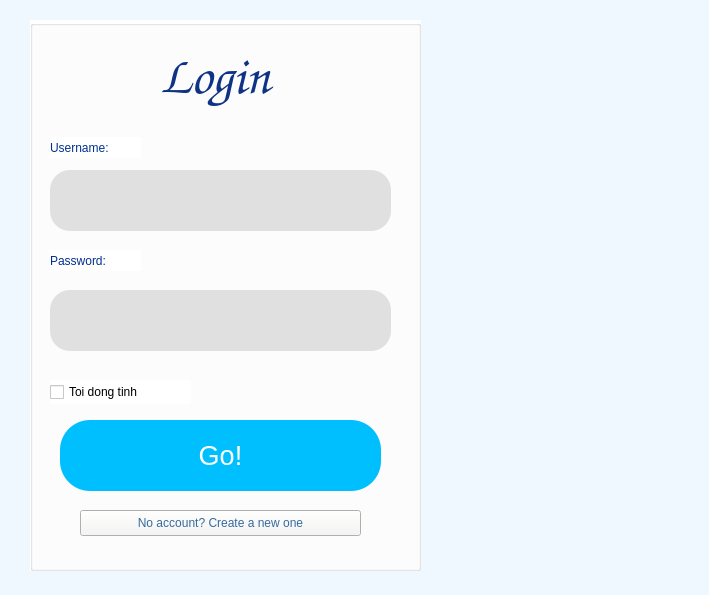
<?xml version="1.0" encoding="UTF-8"?>
<ui version="4.0">
 <class>Form</class>
 <widget class="QWidget" name="Form">
  <property name="enabled">
   <bool>true</bool>
  </property>
  <property name="geometry">
   <rect>
    <x>0</x>
    <y>0</y>
    <width>709</width>
    <height>595</height>
   </rect>
  </property>
  <property name="mouseTracking">
   <bool>true</bool>
  </property>
  <property name="tabletTracking">
   <bool>true</bool>
  </property>
  <property name="acceptDrops">
   <bool>true</bool>
  </property>
  <property name="windowTitle">
   <string>Form</string>
  </property>
  <property name="autoFillBackground">
   <bool>true</bool>
  </property>
  <property name="styleSheet">
   <string notr="true">background-color: #F0F8FF;</string>
  </property>
  <widget class="QGroupBox" name="groupBox">
   <property name="geometry">
    <rect>
     <x>30</x>
     <y>20</y>
     <width>391</width>
     <height>551</height>
    </rect>
   </property>
   <property name="styleSheet">
    <string notr="true">background-color: white;</string>
   </property>
   <property name="title">
    <string/>
   </property>
   <widget class="QLabel" name="label">
    <property name="geometry">
     <rect>
      <x>110</x>
      <y>0</y>
      <width>201</width>
      <height>111</height>
     </rect>
    </property>
    <property name="font">
     <font>
      <family>Z003</family>
      <pointsize>40</pointsize>
      <italic>true</italic>
      <bold>true</bold>
     </font>
    </property>
    <property name="tabletTracking">
     <bool>false</bool>
    </property>
    <property name="focusPolicy">
     <enum>Qt::FocusPolicy::NoFocus</enum>
    </property>
    <property name="acceptDrops">
     <bool>false</bool>
    </property>
    <property name="autoFillBackground">
     <bool>false</bool>
    </property>
    <property name="styleSheet">
     <string notr="true">background-color: transparent;
color: #0E3386;</string>
    </property>
    <property name="text">
     <string>Login</string>
    </property>
    <property name="margin">
     <number>0</number>
    </property>
    <property name="indent">
     <number>20</number>
    </property>
   </widget>
   <widget class="QLabel" name="label_2">
    <property name="geometry">
     <rect>
      <x>20</x>
      <y>117</y>
      <width>91</width>
      <height>21</height>
     </rect>
    </property>
    <property name="styleSheet">
     <string notr="true">color: #00308F;</string>
    </property>
    <property name="text">
     <string>Username:</string>
    </property>
   </widget>
   <widget class="QLineEdit" name="lineEdit">
    <property name="geometry">
     <rect>
      <x>20</x>
      <y>150</y>
      <width>341</width>
      <height>61</height>
     </rect>
    </property>
    <property name="styleSheet">
     <string notr="true">background-color: #E0E0E0;
border-radius: 20px;</string>
    </property>
   </widget>
   <widget class="QLabel" name="label_3">
    <property name="geometry">
     <rect>
      <x>20</x>
      <y>230</y>
      <width>91</width>
      <height>21</height>
     </rect>
    </property>
    <property name="styleSheet">
     <string notr="true">color: #00308F;</string>
    </property>
    <property name="text">
     <string>Password:</string>
    </property>
   </widget>
   <widget class="QLineEdit" name="lineEdit_2">
    <property name="enabled">
     <bool>true</bool>
    </property>
    <property name="geometry">
     <rect>
      <x>20</x>
      <y>270</y>
      <width>341</width>
      <height>61</height>
     </rect>
    </property>
    <property name="styleSheet">
     <string notr="true">background-color: #E0E0E0;
border-radius: 20px;</string>
    </property>
   </widget>
   <widget class="QCheckBox" name="checkBox">
    <property name="geometry">
     <rect>
      <x>20</x>
      <y>360</y>
      <width>141</width>
      <height>24</height>
     </rect>
    </property>
    <property name="text">
     <string>Toi dong tinh</string>
    </property>
   </widget>
   <widget class="QPushButton" name="pushButton">
    <property name="geometry">
     <rect>
      <x>30</x>
      <y>400</y>
      <width>321</width>
      <height>71</height>
     </rect>
    </property>
    <property name="font">
     <font>
      <pointsize>20</pointsize>
     </font>
    </property>
    <property name="styleSheet">
     <string notr="true">background-color: #00BFFF;
color: white;
border-radius: 30px;</string>
    </property>
    <property name="text">
     <string>Go!</string>
    </property>
   </widget>
   <widget class="QPushButton" name="pushButton_2">
    <property name="enabled">
     <bool>true</bool>
    </property>
    <property name="geometry">
     <rect>
      <x>50</x>
      <y>490</y>
      <width>281</width>
      <height>26</height>
     </rect>
    </property>
    <property name="styleSheet">
     <string notr="true">font: 12pt &quot;Bahnschrift&quot;;
color: #356a9c;

background-color: rgb(246, 245, 244);</string>
    </property>
    <property name="text">
     <string>No account? Create a new one</string>
    </property>
   </widget>
  </widget>
 </widget>
 <resources/>
 <connections/>
</ui>
